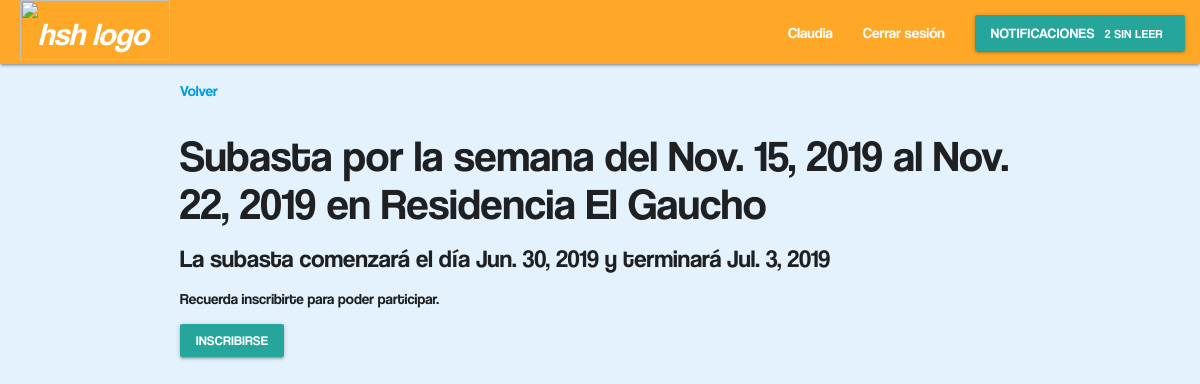
The app's page /subasta/17/ (signed in), older data.
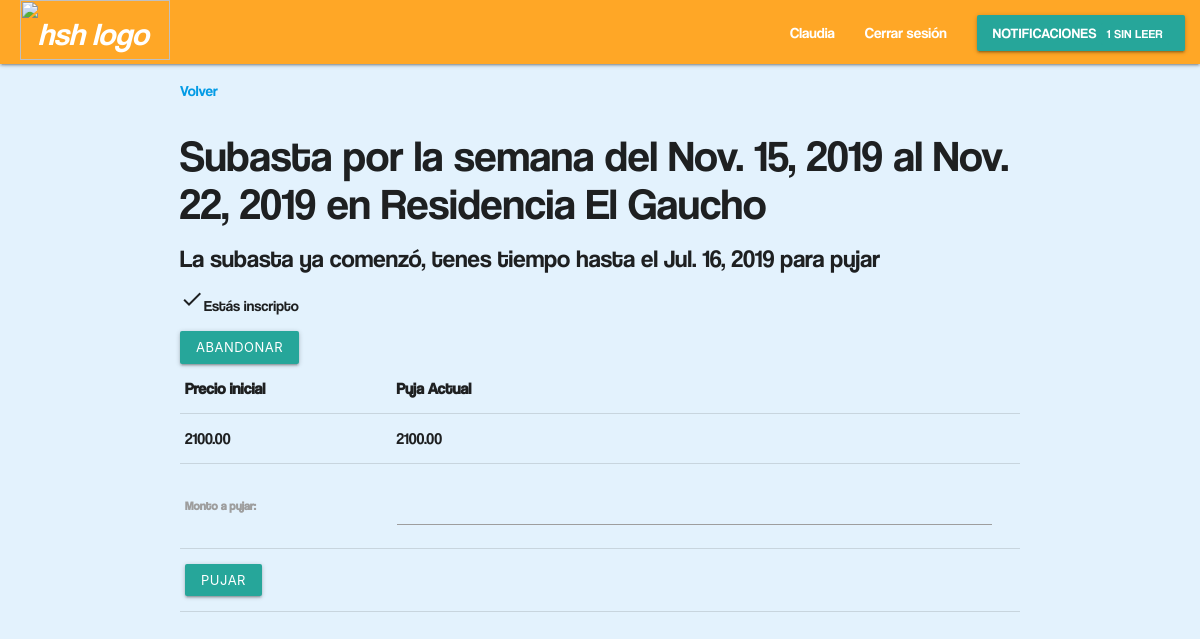
The same page, newer data.
### main/models.py (models this page shows, shortened)
class User(AbstractBaseUser, PermissionsMixin):
	email = models.EmailField(_('email address'), unique=True)
	first_name = models.CharField(_('nombre'), max_length=30, blank=True)
	last_name = models.CharField(_('apellido'), max_length=30, blank=True)
	date_joined = models.DateTimeField(_('date joined'), auto_now_add=True)
	is_active = models.BooleanField(_('active'), default=True)
	date_of_birth = models.DateField(_('fecha de nacimiento'))
	nacionalidad = models.CharField(max_length=50)
	creditos = models.IntegerField(default=2)
	premium = models.BooleanField(_('premium estatus'), default=False)
	is_staff = models.BooleanField(
		_('staff status'),
		default=False,
		help_text=_('Designates whether the user can log into this admin site.'),
	)
	metodo_de_pago = models.OneToOneField(
		'Tarjeta',
		on_delete=models.CASCADE,
		related_name='user'
		)
	objects = UserManager()
	USERNAME_FIELD = 'email'
	REQUIRED_FIELDS = []
	class Meta:
		verbose_name = _('cliente')
		verbose_name_plural = _('clientes')

class Semana(models.Model):
	dia_inicial = models.DateField()
	precio_reserva = models.DecimalField(max_digits=11,decimal_places=2)
	def dia_final(self):
		return self.dia_inicial + timedelta(days=7)
	class Meta:
		abstract = True
		ordering = ['dia_inicial', 'residencia']

class Subasta(Semana):
	precio_inicial = models.DecimalField(max_digits=11,decimal_places=2)
	inicio_de_subasta = models.DateField()
	residencia = models.ForeignKey('Residencia',on_delete=models.CASCADE,related_name='subastas')
	usuarios_inscriptos = models.ManyToManyField('User',related_name='inscripciones')
	iniciada = models.BooleanField(default=False)
	def fin_de_subasta(self):
		return (self.inicio_de_subasta + timedelta(days=3))
	def puja_actual(self):
		return self.pujas.first()
	def esta_inscripto(self,usuario):
		return self.usuarios_inscriptos.filter(id=usuario.id).exists()

class Residencia(models.Model):
	nombre = models.CharField(max_length=50)
	dirección = models.CharField(max_length=200)
	ciudad = models.CharField(max_length=100)
	pais = models.CharField(max_length=30)
	descripcion = models.TextField()
	habitaciones = models.IntegerField(default=0)
	personas = models.IntegerField(default=0)
	baños = models.IntegerField(default=0)
	def __str__(self):
		return self.nombre
	class Meta:
		ordering = ['nombre']

class Puja(models.Model):
	usuario = models.ForeignKey('User',on_delete=models.CASCADE,related_name='pujas')
	dinero_pujado = models.DecimalField(max_digits=11,decimal_places=2)
	subasta = models.ForeignKey('Subasta',on_delete=models.CASCADE,related_name='pujas')
	class Meta:
		ordering = ['subasta','-dinero_pujado']

### main/views.py (the view)
# urls.py: path("subasta/<id_subasta>/", views.subasta, name="subasta"),
def subasta(request, id_subasta):
    try:
        sub = Subasta.objects.get(id=id_subasta)
        if request.method == "POST":
            form = MontoPujaForm(request.POST,user=request.user,subasta=sub)
            if form.is_valid():
                monto = form.cleaned_data.get("monto")
                sub.pujar(request.user, monto)
                sub.save()
        else:
            form = MontoPujaForm(user=request.user,subasta=sub)
        import datetime
        inscripto = sub.esta_inscripto(request.user)
        return render(request=request,
                      template_name="main/subastas/ver_subasta.html",
                      context={"subasta": sub,
                               "inscripto": inscripto,
                               "form": form,
                               "notificaciones": request.user.notificaciones.all()})
    except:
        return render(request=request,
                      template_name="main/subastas/no_existe.html",
                      context={"notificaciones": request.user.notificaciones.all()})

### main/forms.py (shortened to what this page needs)
class MontoPujaForm(forms.Form):
    monto = forms.DecimalField(label="Monto a pujar")
    def __init__(self, *args, user, subasta, **kwargs):
        self.user = user
        self.subasta = subasta
        super().__init__(*args, **kwargs)

### main/models.py (called while the page is built)
	def __str__(self):
		return self.info

### main/templates/main/subastas/ver_subasta.html (shortened to what this page needs)
{% extends "main/headers/header_logged_in.html" %}
{% load static %}
{% block content %}
<body>
  <p>
    <a href="/ver_residencia/{{subasta.residencia.id}}">Volver</a>
  </p>
  <div>
    <h3>Subasta por la semana del {{subasta.dia_inicial}} al {{subasta.dia_final}}
    en {{subasta.residencia}}</h3>
    {% if not subasta.iniciada %}
      <h5>La subasta comenzará el día {{subasta.inicio_de_subasta}} y terminará {{subasta.fin_de_subasta}}</h5>
      {% if not inscripto %}
      <p>Recuerda inscribirte para poder participar.</p>
      <a href="/inscribirse/{{subasta.residencia.id}}/{{subasta.id}}" class="waves-effect waves-light btn-small">Inscribirse</a>
      {% endif %}
    {% else %}
      {% if inscripto %}
        <h5>La subasta ya comenzó, tenes tiempo hasta el {{subasta.fin_de_subasta}} para pujar</h5>
        <p><i class="material-icons">check</i>Estás inscripto</p>
      {% else %}
        <h5>La inscripción ya cerró. No puedes participar de las pujas.</h5>
      {% endif %}
      <div>
        <table style="width:100%">
          <tr>
            <th>Precio inicial</th>
            <th>Puja Actual</th>
          </tr>
          <tr>
            <td>{{subasta.precio_inicial}}</td>
            <td>{{subasta.puja_actual.dinero_pujado}}</td>
            {% if inscripto %}
              <form method="POST">
                <td>{{form}}</td>
                {% if subasta.puja_actual.usuario == request.user %}
                  <td><button type="submit" class="waves-effect waves-light btn-small disabled">Pujar</button></td>
                {% else %}
                  <td><button type="submit" class="waves-effect waves-light btn-small">Pujar</button></td>
                {% endif %}
              </form>
              <button data-target="abandonar" class="waves-effect waves-light btn-small modal-trigger">Abandonar</button>
            {% endif %}
          </tr>
        </table>
      </div>
    {% endif %}
  </div>
</body>
{% endblock %}

### main/templates/main/headers/header_logged_in.html (shortened to what this page needs)
{% extends "main/builder.html" %}
{% load staticfiles %}
{% block builder %}
  <header>
    <div class="navbar-fixed">
      <nav>
        <div class="nav-wrapper #ffa726 orange lighten-1">
          <a href="/" class="brand-logo">
          <img class="logo" src="{% static 'logos/HSH-Complete.svg' %}" alt="hsh logo">
          </a>
          <ul id="nav-mobile" class="right hide-on-med-and-down">
            <li><a href="/perfil">{{request.user.first_name}}</a></li>
            <li><a href="/logout">Cerrar sesión</a></li>
            <li>
              <a class="btn dropdown-trigger" data-target="dropdown2">
                Notificaciones<span class="new badge" data-badge-caption="sin leer">
                {{notificaciones.count}}</span>
              </a>
            </li>
          </ul>
      </nav>
    </div>
    <div class="container">
      {% block content %}
      {% endblock %}
    </div>
  </header>
{% endblock %}

Row changes from the older to the newer data that the page shows:
computed for User "Claudia": count "2" → "1"
changed Subasta "Residencia El Gaucho": iniciada False → True (drawn); precio_inicial (not shown) → "2100.00"; puja_actual.dinero_pujado (not shown) → "2100.00"; inicio_de_subasta "Jun. 30, 2019" → (not shown); fin_de_subasta "Jul. 3, 2019" → "Jul. 16, 2019"
Text that changed along with them:
text no longer shown: "La subasta comenzará el día y terminará Recuerda inscribirte para poder participar. INSCRIBIRSE"
text now shown: "La subasta ya comenzó, tenes tiempo hasta el para pujar Estás inscripto Precio inicial Puja Actual Monto a pujar: PUJAR ABANDONAR"
